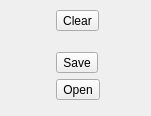
<?xml version="1.0" encoding="UTF-8"?>
<ui version="4.0">
 <class>ScribbleWidget</class>
 <widget class="QWidget" name="ScribbleWidget">
  <property name="geometry">
   <rect>
    <x>0</x>
    <y>0</y>
    <width>151</width>
    <height>116</height>
   </rect>
  </property>
  <property name="sizePolicy">
   <sizepolicy hsizetype="Maximum" vsizetype="Maximum">
    <horstretch>0</horstretch>
    <verstretch>0</verstretch>
   </sizepolicy>
  </property>
  <property name="windowTitle">
   <string>Form</string>
  </property>
  <layout class="QGridLayout" name="gridLayout">
   <property name="leftMargin">
    <number>0</number>
   </property>
   <property name="topMargin">
    <number>0</number>
   </property>
   <property name="rightMargin">
    <number>0</number>
   </property>
   <property name="bottomMargin">
    <number>0</number>
   </property>
   <item row="0" column="0">
    <layout class="QGridLayout" name="gridLayout_4">
     <property name="leftMargin">
      <number>5</number>
     </property>
     <property name="topMargin">
      <number>5</number>
     </property>
     <property name="rightMargin">
      <number>5</number>
     </property>
     <property name="bottomMargin">
      <number>5</number>
     </property>
     <item row="0" column="0" rowspan="2">
      <layout class="QHBoxLayout" name="hlScribble">
       <property name="leftMargin">
        <number>3</number>
       </property>
       <property name="topMargin">
        <number>3</number>
       </property>
       <property name="rightMargin">
        <number>3</number>
       </property>
       <property name="bottomMargin">
        <number>3</number>
       </property>
      </layout>
     </item>
     <item row="0" column="1">
      <layout class="QVBoxLayout" name="verticalLayout">
       <property name="leftMargin">
        <number>5</number>
       </property>
       <property name="topMargin">
        <number>5</number>
       </property>
       <property name="rightMargin">
        <number>5</number>
       </property>
       <property name="bottomMargin">
        <number>5</number>
       </property>
       <item>
        <widget class="QToolButton" name="tbClear">
         <property name="text">
          <string>Clear</string>
         </property>
        </widget>
       </item>
       <item>
        <spacer name="verticalSpacer">
         <property name="orientation">
          <enum>Qt::Vertical</enum>
         </property>
         <property name="sizeHint" stdset="0">
          <size>
           <width>20</width>
           <height>40</height>
          </size>
         </property>
        </spacer>
       </item>
       <item>
        <widget class="QToolButton" name="tbSave">
         <property name="text">
          <string>Save</string>
         </property>
        </widget>
       </item>
       <item>
        <widget class="QToolButton" name="tbOpen">
         <property name="text">
          <string>Open</string>
         </property>
        </widget>
       </item>
      </layout>
     </item>
    </layout>
   </item>
  </layout>
 </widget>
 <resources/>
 <connections/>
</ui>
